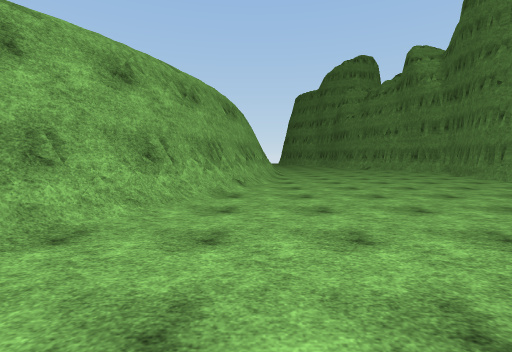
view 1 (above)

21 first-person views from a walk through a scene from a Unity 3-D project. The camera is 1.4 m above the floor, tilts 4° down and sees 85° across. The floor is counted in squares, 1 m on a side. Each view is taken from the middle of a square. On the plan, view 1 faces up. The plan holds only what a view shows up to about 14 squares ahead; the rest is blank. The place goes on beyond the plan. The player is left out. Some surface patterns are stand-ins.

view 2
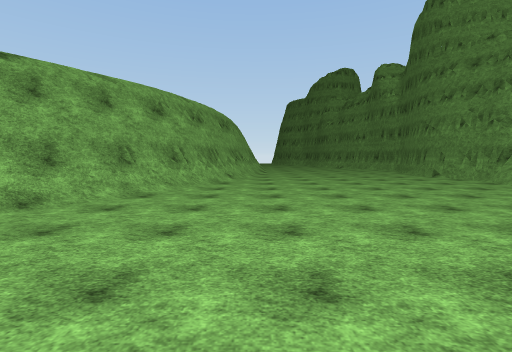

view 3
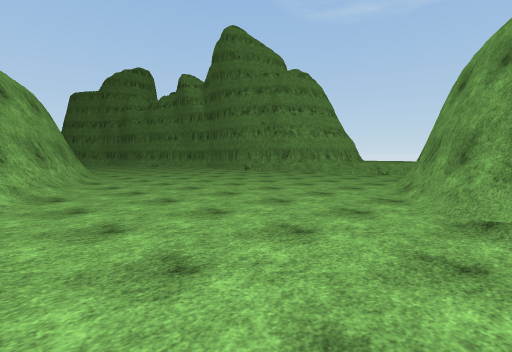

view 4
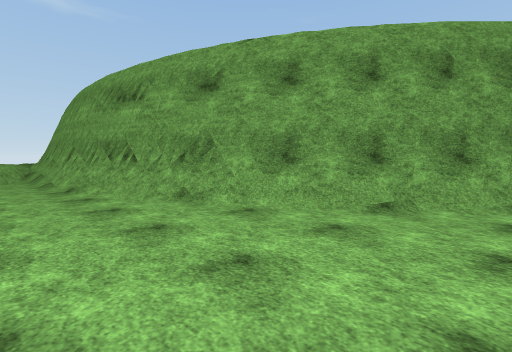

view 5
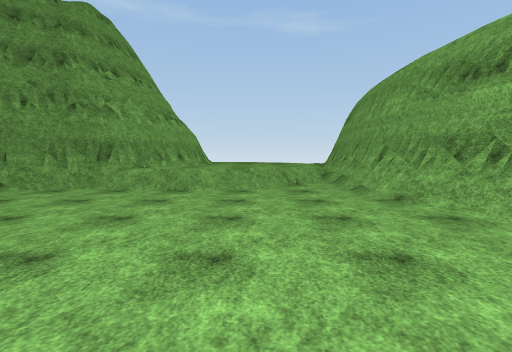

view 6
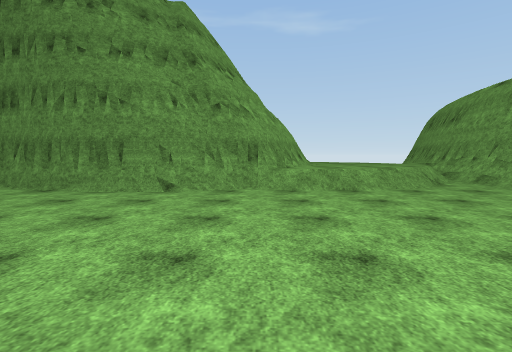

view 7
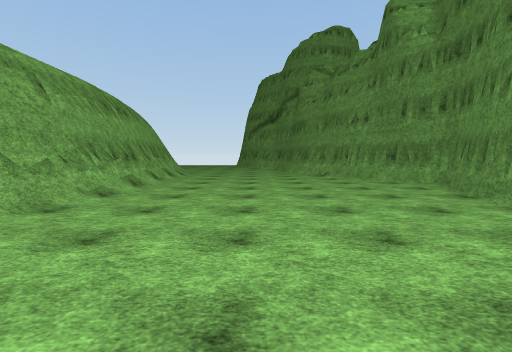

view 8
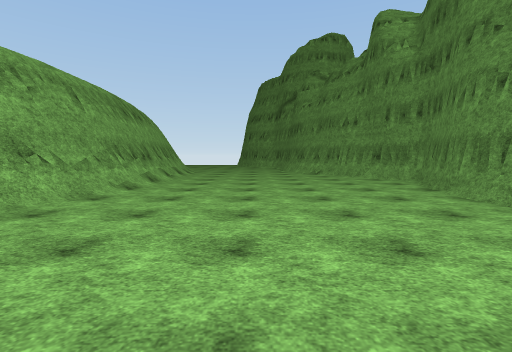

view 9
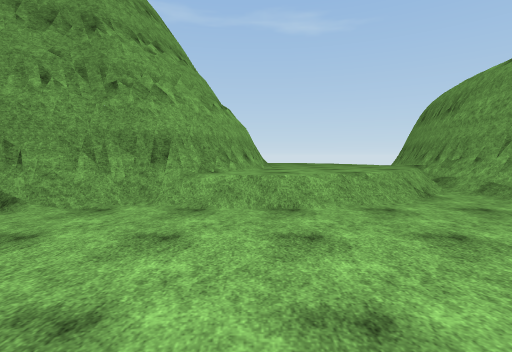

view 10
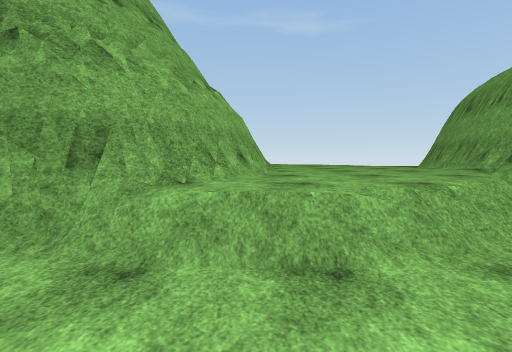

view 11
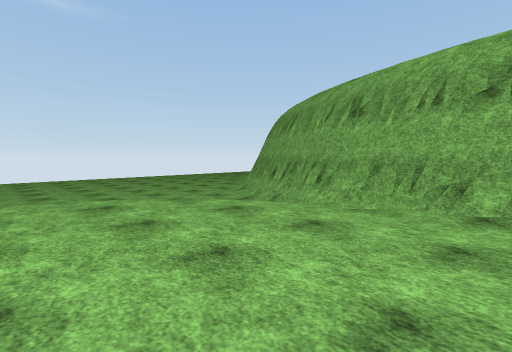

view 12
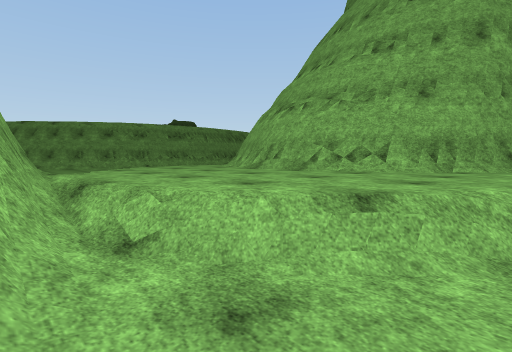

view 13
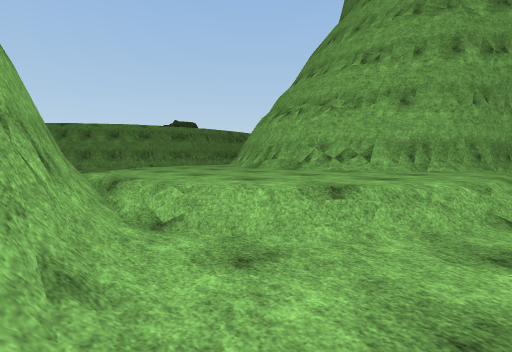

view 14
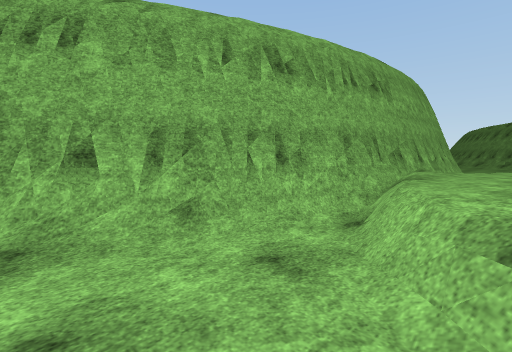

view 15
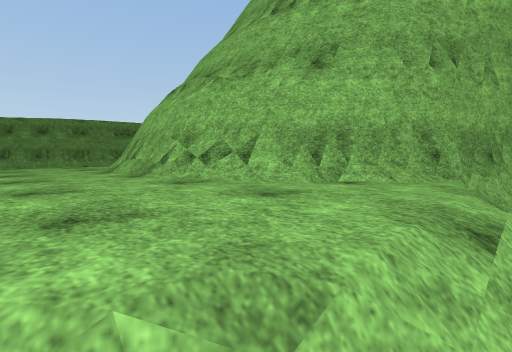

view 16
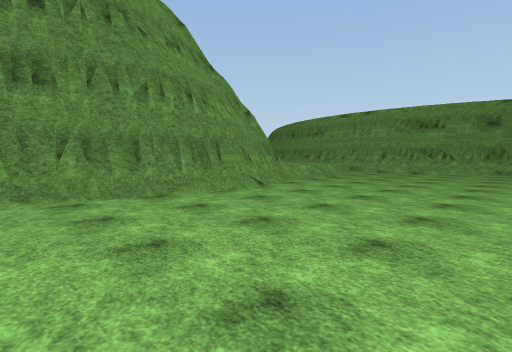

view 17
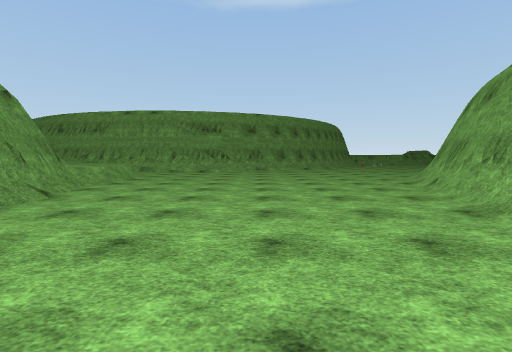

view 18
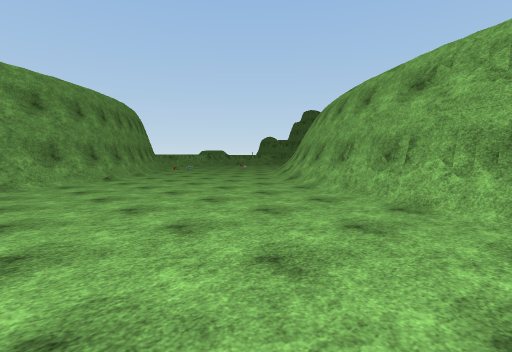

view 19
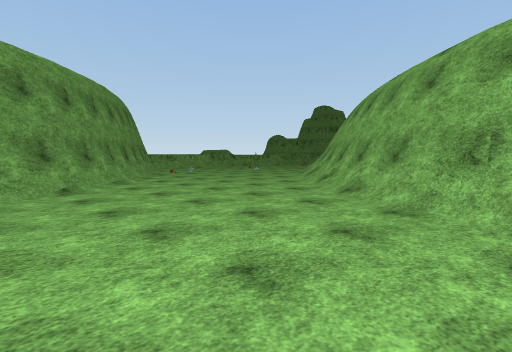

view 20
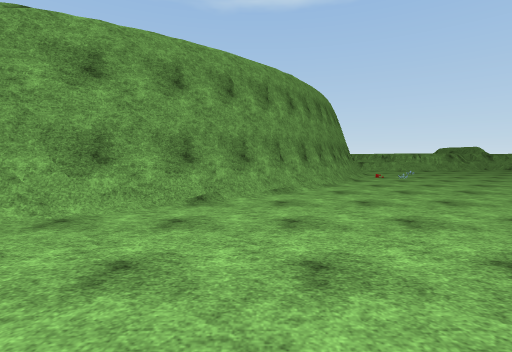

view 21
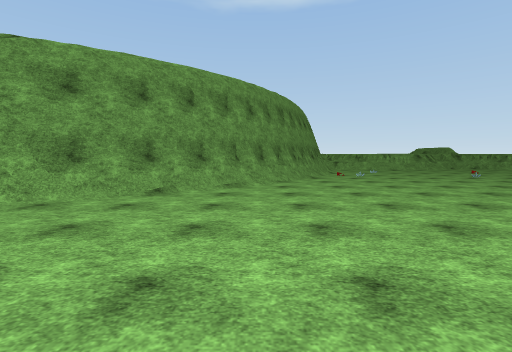

### Floor plan
Key: @ floor where view 1 was taken; # wall or solid block; . main floor; : floor 0.75 m higher than the main floor; + floor 1 m higher than the main floor; / step, stairs or slope; = window, fence, low wall or low ledge; O other object.
Columns run from 8 left of view 1 to 32 right of it. Each row starts with its distance up from view 1.
 24          #/.............#
 23          #/.............#
 22          #/.............#
 21          #/............##
 20         ##.............#
 19         ##.............#
 18         #=............##
 17         ##............##
 16        ##.............##
 15        ##.............##
 14        #=..............#               ##
 13       ##/..............##              #.
 12       ##...............##             ##
 11      ##/................##           ##/
 10      ##/...............#####       ###::
  9      #=................=::####   ####:::
  8     ##/................/::::#######:::::
  7    ###.................=::::::::::::::::
  6    ##/.................=::::::::::::::::#
  5   ##/................../=::::::::::::::/#
  4  ###....................=::::::::::::::=.
  3 ###/....................##::::::::::::/#.
  2 ##/......................#/::::::::::/#..
  1 #/........................#/::::::::=#...
  0 O/......@.............////////++://#/....
 -1 /.................//#############///.....
 -2 ................######         ######/...
 -3 ..............####                 ####/.
 -4 ............####                     ####
 -5 ........../###
 -6 ........./##
 -7 ........###

Positions as (right, up) in squares from view 1, and headings:
1: (0, 0), facing up
2: (1, -6), facing up
3: (-5, -6), facing up-right
4: (-1, 2), facing down-right
5: (3, 4), facing right
6: (3, 11), facing right
7: (7, 10), facing up
8: (7, 8), facing up
9: (7, 8), facing right
10: (11, 8), facing right
11: (21, 7), facing down-right
12: (31, -2), facing up-left
13: (32, -3), facing up-left
14: (32, 2), facing down-left
15: (32, 4), facing up-left
16: (5, 24), facing down-right
17: (7, 24), facing down
18: (7, 12), facing down-left
19: (4, 7), facing down-left
20: (0, 3), facing down
21: (-2, 5), facing down
